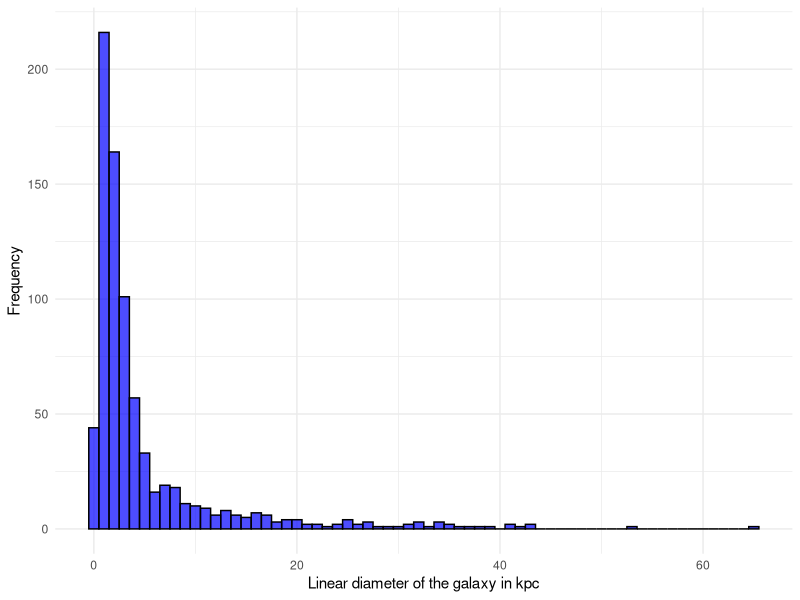

This chart was generated by the following R code:
library(tidyverse)
library(ggplot2)

galaxies <- read_csv("new_dataframe.csv")


#Create a histogram with the a_26 variable

ggplot(galaxies, aes(x=a_26)) +
  geom_histogram(binwidth=1, fill="blue", color="black", alpha=0.7) +
  labs(
       x="Linear diameter of the galaxy in kpc",
       y="Frequency") +
  theme_minimal()

#The plot shows us that the distribution of the linear diameter of the galaxies
#has a long tail to the right. (Right-skewed distribution)
#This means that the tail of the distribution extends towards more positive or 
#larger values

#A possible explanation to this is that the smaller galaxies can be harder to 
#spot, especially if they are far away, and therefore are missing in the dataset



